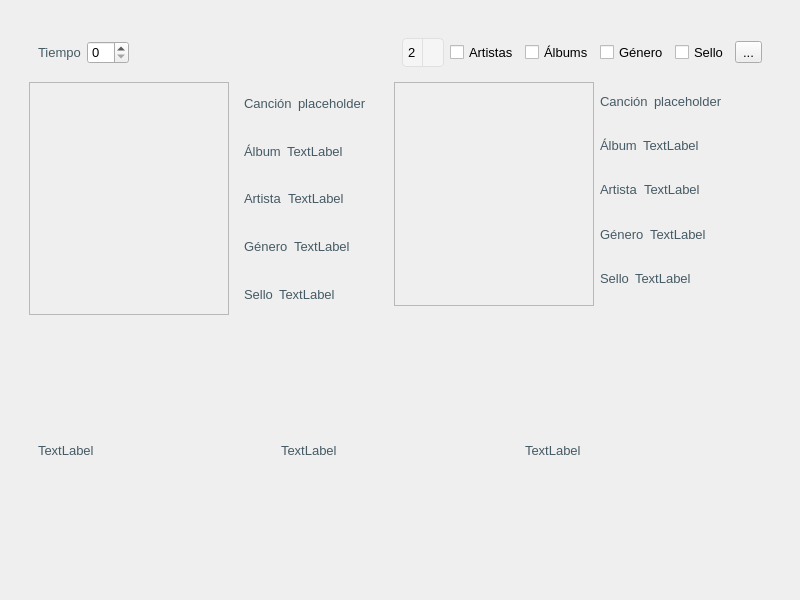
<?xml version="1.0" encoding="UTF-8"?>
<ui version="4.0">
 <class>MusicQuiz</class>
 <widget class="QWidget" name="MusicQuiz">
  <property name="geometry">
   <rect>
    <x>0</x>
    <y>0</y>
    <width>800</width>
    <height>600</height>
   </rect>
  </property>
  <property name="windowTitle">
   <string>Music Quiz</string>
  </property>
  <property name="styleSheet">
   <string notr="true">/* Estilo general */
QWidget {
    font-family: 'Segoe UI', Arial, sans-serif;
    font-size: 10pt;
}

/* Botones */
QPushButton {
    background-color: #607D8B;
    color: white;
    border: none;
    border-radius: 4px;
    padding: 6px 12px;
    font-weight: bold;
}

QPushButton:hover {
    background-color: #78909C;
}

QPushButton:pressed {
    background-color: #546E7A;
}

/* Botones de acción (Iniciar/Detener) */
#toggle_button {
    background-color: #4CAF50;
    padding: 8px 16px;
    font-size: 11pt;
}

#toggle_button:hover {
    background-color: #66BB6A;
}

#toggle_button:pressed {
    background-color: #43A047;
}

/* Botón de configuración */
#config_button {
    background-color: #607D8B;
    border-radius: 20px;
    font-size: 16px;
}

/* GroupBox */
QGroupBox {
    border: 1px solid #E0E0E0;
    border-radius: 6px;
    margin-top: 12px;
    background-color: rgba(236, 239, 241, 0.5);
}

QGroupBox::title {
    subcontrol-origin: margin;
    subcontrol-position: top left;
    background-color: transparent;
    padding: 0 5px;
    color: #37474F;
}

/* ProgressBar */
QProgressBar {
    border: none;
    border-radius: 3px;
    text-align: center;
    background-color: #E0E0E0;
}

QProgressBar::chunk {
    background-color: #4CAF50;
    border-radius: 3px;
}

/* ComboBox */
QComboBox {
    border: 1px solid #E0E0E0;
    border-radius: 4px;
    padding: 5px;
    background-color: #F5F5F5;
}

QComboBox:hover, QComboBox:focus {
    border: 1px solid #78909C;
    background-color: #FFFFFF;
}

QComboBox::drop-down {
    border: none;
    border-left: 1px solid #E0E0E0;
    width: 20px;
}

QComboBox::down-arrow {
    width: 12px;
    height: 12px;
}

/* Labels */
QLabel {
    color: #455A64;
}

#countdown_label {
    color: #607D8B;
    font-weight: bold;
    font-size: 18pt;
}

/* Scroll Area */
QScrollArea {
    border: none;
    background-color: transparent;
}

/* Botones de Filtro */
QPushButton[filter_button=true] {
    background-color: transparent;
    color: #607D8B;
    border: 1px solid #B0BEC5;
    border-radius: 4px;
    padding: 6px;
    font-weight: normal;
}

QPushButton[filter_button=true]:hover {
    background-color: rgba(96, 125, 139, 0.1);
    border-color: #607D8B;
}

/* Contenedor de opciones */
#options_container {
    background-color: transparent;
}</string>
  </property>
  <layout class="QVBoxLayout" name="main_layout">
   <property name="spacing">
    <number>20</number>
   </property>
   <property name="leftMargin">
    <number>20</number>
   </property>
   <property name="topMargin">
    <number>20</number>
   </property>
   <property name="rightMargin">
    <number>20</number>
   </property>
   <property name="bottomMargin">
    <number>20</number>
   </property>
   <item>
    <widget class="QWidget" name="widget" native="true">
     <layout class="QVBoxLayout" name="verticalLayout">
      <item>
       <widget class="QWidget" name="widget_2" native="true">
        <property name="sizePolicy">
         <sizepolicy hsizetype="Preferred" vsizetype="Fixed">
          <horstretch>0</horstretch>
          <verstretch>0</verstretch>
         </sizepolicy>
        </property>
        <layout class="QHBoxLayout" name="horizontalLayout">
         <item>
          <widget class="QLabel" name="label">
           <property name="text">
            <string>Tiempo</string>
           </property>
          </widget>
         </item>
         <item>
          <widget class="QSpinBox" name="spinBox"/>
         </item>
         <item>
          <spacer name="horizontalSpacer">
           <property name="orientation">
            <enum>Qt::Orientation::Horizontal</enum>
           </property>
           <property name="sizeHint" stdset="0">
            <size>
             <width>40</width>
             <height>20</height>
            </size>
           </property>
          </spacer>
         </item>
         <item>
          <widget class="QComboBox" name="comboBox">
           <item>
            <property name="text">
             <string>2</string>
            </property>
           </item>
           <item>
            <property name="text">
             <string>4</string>
            </property>
           </item>
           <item>
            <property name="text">
             <string>6</string>
            </property>
           </item>
           <item>
            <property name="text">
             <string>8</string>
            </property>
           </item>
          </widget>
         </item>
         <item>
          <widget class="QCheckBox" name="checkBox_2">
           <property name="text">
            <string>Artistas</string>
           </property>
          </widget>
         </item>
         <item>
          <widget class="QCheckBox" name="checkBox">
           <property name="text">
            <string>Álbums</string>
           </property>
          </widget>
         </item>
         <item>
          <widget class="QCheckBox" name="checkBox_3">
           <property name="text">
            <string>Género</string>
           </property>
          </widget>
         </item>
         <item>
          <widget class="QCheckBox" name="checkBox_4">
           <property name="text">
            <string>Sello</string>
           </property>
          </widget>
         </item>
         <item>
          <widget class="QToolButton" name="toolButton">
           <property name="text">
            <string>...</string>
           </property>
          </widget>
         </item>
        </layout>
       </widget>
      </item>
      <item>
       <widget class="QWidget" name="widget_4" native="true">
        <layout class="QHBoxLayout" name="horizontalLayout_3">
         <property name="leftMargin">
          <number>0</number>
         </property>
         <property name="topMargin">
          <number>0</number>
         </property>
         <item>
          <widget class="QWidget" name="widget_10" native="true">
           <layout class="QHBoxLayout" name="horizontalLayout_10">
            <property name="leftMargin">
             <number>0</number>
            </property>
            <property name="topMargin">
             <number>0</number>
            </property>
            <property name="rightMargin">
             <number>0</number>
            </property>
            <property name="bottomMargin">
             <number>0</number>
            </property>
            <item>
             <widget class="QWidget" name="opcion_2" native="true">
              <layout class="QHBoxLayout" name="horizontalLayout_11">
               <property name="leftMargin">
                <number>0</number>
               </property>
               <property name="topMargin">
                <number>0</number>
               </property>
               <property name="rightMargin">
                <number>0</number>
               </property>
               <property name="bottomMargin">
                <number>0</number>
               </property>
               <item>
                <widget class="QFrame" name="portada_2">
                 <property name="minimumSize">
                  <size>
                   <width>200</width>
                   <height>200</height>
                  </size>
                 </property>
                 <property name="frameShape">
                  <enum>QFrame::Shape::StyledPanel</enum>
                 </property>
                 <property name="frameShadow">
                  <enum>QFrame::Shadow::Raised</enum>
                 </property>
                </widget>
               </item>
               <item>
                <widget class="QWidget" name="metadata_2" native="true">
                 <layout class="QVBoxLayout" name="verticalLayout_3">
                  <property name="leftMargin">
                   <number>0</number>
                  </property>
                  <property name="topMargin">
                   <number>0</number>
                  </property>
                  <property name="rightMargin">
                   <number>0</number>
                  </property>
                  <property name="bottomMargin">
                   <number>0</number>
                  </property>
                  <item>
                   <widget class="QWidget" name="widget_11" native="true">
                    <layout class="QHBoxLayout" name="horizontalLayout_12">
                     <item>
                      <widget class="QLabel" name="cancion_1p_2">
                       <property name="text">
                        <string>Canción</string>
                       </property>
                      </widget>
                     </item>
                     <item>
                      <widget class="QLabel" name="cancion_2">
                       <property name="text">
                        <string>placeholder</string>
                       </property>
                      </widget>
                     </item>
                     <item>
                      <spacer name="horizontalSpacer_2">
                       <property name="orientation">
                        <enum>Qt::Orientation::Horizontal</enum>
                       </property>
                       <property name="sizeHint" stdset="0">
                        <size>
                         <width>40</width>
                         <height>20</height>
                        </size>
                       </property>
                      </spacer>
                     </item>
                    </layout>
                   </widget>
                  </item>
                  <item>
                   <widget class="QWidget" name="widget_12" native="true">
                    <layout class="QHBoxLayout" name="horizontalLayout_13">
                     <item>
                      <widget class="QLabel" name="album_1p_2">
                       <property name="text">
                        <string>Álbum</string>
                       </property>
                      </widget>
                     </item>
                     <item>
                      <widget class="QLabel" name="album_2">
                       <property name="text">
                        <string>TextLabel</string>
                       </property>
                      </widget>
                     </item>
                     <item>
                      <spacer name="horizontalSpacer_3">
                       <property name="orientation">
                        <enum>Qt::Orientation::Horizontal</enum>
                       </property>
                       <property name="sizeHint" stdset="0">
                        <size>
                         <width>40</width>
                         <height>20</height>
                        </size>
                       </property>
                      </spacer>
                     </item>
                    </layout>
                   </widget>
                  </item>
                  <item>
                   <widget class="QWidget" name="widget_13" native="true">
                    <layout class="QHBoxLayout" name="horizontalLayout_14">
                     <item>
                      <widget class="QLabel" name="artista_1p_2">
                       <property name="text">
                        <string>Artista</string>
                       </property>
                      </widget>
                     </item>
                     <item>
                      <widget class="QLabel" name="artista_2">
                       <property name="text">
                        <string>TextLabel</string>
                       </property>
                      </widget>
                     </item>
                     <item>
                      <spacer name="horizontalSpacer_4">
                       <property name="orientation">
                        <enum>Qt::Orientation::Horizontal</enum>
                       </property>
                       <property name="sizeHint" stdset="0">
                        <size>
                         <width>40</width>
                         <height>20</height>
                        </size>
                       </property>
                      </spacer>
                     </item>
                    </layout>
                   </widget>
                  </item>
                  <item>
                   <widget class="QWidget" name="widget_14" native="true">
                    <layout class="QHBoxLayout" name="horizontalLayout_15">
                     <item>
                      <widget class="QLabel" name="genero_1p_2">
                       <property name="text">
                        <string>Género</string>
                       </property>
                      </widget>
                     </item>
                     <item>
                      <widget class="QLabel" name="genero_2">
                       <property name="text">
                        <string>TextLabel</string>
                       </property>
                      </widget>
                     </item>
                     <item>
                      <spacer name="horizontalSpacer_5">
                       <property name="orientation">
                        <enum>Qt::Orientation::Horizontal</enum>
                       </property>
                       <property name="sizeHint" stdset="0">
                        <size>
                         <width>40</width>
                         <height>20</height>
                        </size>
                       </property>
                      </spacer>
                     </item>
                    </layout>
                   </widget>
                  </item>
                  <item>
                   <widget class="QWidget" name="widget_15" native="true">
                    <layout class="QHBoxLayout" name="horizontalLayout_16">
                     <item>
                      <widget class="QLabel" name="sello_2">
                       <property name="text">
                        <string>Sello</string>
                       </property>
                      </widget>
                     </item>
                     <item>
                      <widget class="QLabel" name="sello_1_p_2">
                       <property name="text">
                        <string>TextLabel</string>
                       </property>
                      </widget>
                     </item>
                     <item>
                      <spacer name="horizontalSpacer_6">
                       <property name="orientation">
                        <enum>Qt::Orientation::Horizontal</enum>
                       </property>
                       <property name="sizeHint" stdset="0">
                        <size>
                         <width>40</width>
                         <height>20</height>
                        </size>
                       </property>
                      </spacer>
                     </item>
                    </layout>
                   </widget>
                  </item>
                 </layout>
                </widget>
               </item>
              </layout>
             </widget>
            </item>
           </layout>
          </widget>
         </item>
         <item>
          <widget class="QWidget" name="opcion_1" native="true">
           <layout class="QHBoxLayout" name="horizontalLayout_4">
            <property name="leftMargin">
             <number>0</number>
            </property>
            <property name="topMargin">
             <number>0</number>
            </property>
            <item>
             <widget class="QFrame" name="portada_1">
              <property name="minimumSize">
               <size>
                <width>200</width>
                <height>200</height>
               </size>
              </property>
              <property name="frameShape">
               <enum>QFrame::Shape::StyledPanel</enum>
              </property>
              <property name="frameShadow">
               <enum>QFrame::Shadow::Raised</enum>
              </property>
             </widget>
            </item>
            <item>
             <widget class="QWidget" name="metadata_1" native="true">
              <layout class="QVBoxLayout" name="verticalLayout_2">
               <property name="leftMargin">
                <number>0</number>
               </property>
               <property name="topMargin">
                <number>0</number>
               </property>
               <item>
                <widget class="QWidget" name="widget_5" native="true">
                 <layout class="QHBoxLayout" name="horizontalLayout_5">
                  <property name="leftMargin">
                   <number>0</number>
                  </property>
                  <property name="topMargin">
                   <number>0</number>
                  </property>
                  <property name="bottomMargin">
                   <number>0</number>
                  </property>
                  <item>
                   <widget class="QLabel" name="cancion_1p">
                    <property name="text">
                     <string>Canción</string>
                    </property>
                   </widget>
                  </item>
                  <item>
                   <widget class="QLabel" name="cancion_1">
                    <property name="text">
                     <string>placeholder</string>
                    </property>
                   </widget>
                  </item>
                  <item>
                   <spacer name="horizontalSpacer_13">
                    <property name="orientation">
                     <enum>Qt::Orientation::Horizontal</enum>
                    </property>
                    <property name="sizeHint" stdset="0">
                     <size>
                      <width>40</width>
                      <height>20</height>
                     </size>
                    </property>
                   </spacer>
                  </item>
                 </layout>
                </widget>
               </item>
               <item>
                <widget class="QWidget" name="widget_6" native="true">
                 <layout class="QHBoxLayout" name="horizontalLayout_6">
                  <property name="leftMargin">
                   <number>0</number>
                  </property>
                  <property name="topMargin">
                   <number>0</number>
                  </property>
                  <property name="bottomMargin">
                   <number>0</number>
                  </property>
                  <item>
                   <widget class="QLabel" name="album_1p">
                    <property name="text">
                     <string>Álbum</string>
                    </property>
                   </widget>
                  </item>
                  <item>
                   <widget class="QLabel" name="album_1">
                    <property name="text">
                     <string>TextLabel</string>
                    </property>
                   </widget>
                  </item>
                  <item>
                   <spacer name="horizontalSpacer_12">
                    <property name="orientation">
                     <enum>Qt::Orientation::Horizontal</enum>
                    </property>
                    <property name="sizeHint" stdset="0">
                     <size>
                      <width>40</width>
                      <height>20</height>
                     </size>
                    </property>
                   </spacer>
                  </item>
                 </layout>
                </widget>
               </item>
               <item>
                <widget class="QWidget" name="widget_7" native="true">
                 <layout class="QHBoxLayout" name="horizontalLayout_7">
                  <property name="leftMargin">
                   <number>0</number>
                  </property>
                  <property name="topMargin">
                   <number>0</number>
                  </property>
                  <property name="bottomMargin">
                   <number>0</number>
                  </property>
                  <item>
                   <widget class="QLabel" name="artista_1p">
                    <property name="text">
                     <string>Artista</string>
                    </property>
                   </widget>
                  </item>
                  <item>
                   <widget class="QLabel" name="artista_1">
                    <property name="text">
                     <string>TextLabel</string>
                    </property>
                   </widget>
                  </item>
                  <item>
                   <spacer name="horizontalSpacer_9">
                    <property name="orientation">
                     <enum>Qt::Orientation::Horizontal</enum>
                    </property>
                    <property name="sizeHint" stdset="0">
                     <size>
                      <width>40</width>
                      <height>20</height>
                     </size>
                    </property>
                   </spacer>
                  </item>
                 </layout>
                </widget>
               </item>
               <item>
                <widget class="QWidget" name="widget_8" native="true">
                 <layout class="QHBoxLayout" name="horizontalLayout_8">
                  <property name="leftMargin">
                   <number>0</number>
                  </property>
                  <property name="topMargin">
                   <number>0</number>
                  </property>
                  <property name="bottomMargin">
                   <number>0</number>
                  </property>
                  <item>
                   <widget class="QLabel" name="genero_1p">
                    <property name="text">
                     <string>Género</string>
                    </property>
                   </widget>
                  </item>
                  <item>
                   <widget class="QLabel" name="genero_1">
                    <property name="text">
                     <string>TextLabel</string>
                    </property>
                   </widget>
                  </item>
                  <item>
                   <spacer name="horizontalSpacer_8">
                    <property name="orientation">
                     <enum>Qt::Orientation::Horizontal</enum>
                    </property>
                    <property name="sizeHint" stdset="0">
                     <size>
                      <width>40</width>
                      <height>20</height>
                     </size>
                    </property>
                   </spacer>
                  </item>
                 </layout>
                </widget>
               </item>
               <item>
                <widget class="QWidget" name="widget_9" native="true">
                 <layout class="QHBoxLayout" name="horizontalLayout_9">
                  <property name="leftMargin">
                   <number>0</number>
                  </property>
                  <property name="topMargin">
                   <number>0</number>
                  </property>
                  <property name="bottomMargin">
                   <number>0</number>
                  </property>
                  <item>
                   <widget class="QLabel" name="sello_1">
                    <property name="text">
                     <string>Sello</string>
                    </property>
                   </widget>
                  </item>
                  <item>
                   <widget class="QLabel" name="sello_1_p">
                    <property name="text">
                     <string>TextLabel</string>
                    </property>
                   </widget>
                  </item>
                  <item>
                   <spacer name="horizontalSpacer_7">
                    <property name="orientation">
                     <enum>Qt::Orientation::Horizontal</enum>
                    </property>
                    <property name="sizeHint" stdset="0">
                     <size>
                      <width>40</width>
                      <height>20</height>
                     </size>
                    </property>
                   </spacer>
                  </item>
                 </layout>
                </widget>
               </item>
              </layout>
             </widget>
            </item>
           </layout>
          </widget>
         </item>
        </layout>
       </widget>
      </item>
      <item>
       <widget class="QWidget" name="widget_3" native="true">
        <layout class="QHBoxLayout" name="horizontalLayout_2">
         <item>
          <widget class="QLabel" name="label_4">
           <property name="text">
            <string>TextLabel</string>
           </property>
          </widget>
         </item>
         <item>
          <widget class="QLabel" name="label_3">
           <property name="text">
            <string>TextLabel</string>
           </property>
          </widget>
         </item>
         <item>
          <widget class="QLabel" name="label_2">
           <property name="text">
            <string>TextLabel</string>
           </property>
          </widget>
         </item>
        </layout>
       </widget>
      </item>
     </layout>
    </widget>
   </item>
  </layout>
 </widget>
 <resources/>
 <connections/>
</ui>
